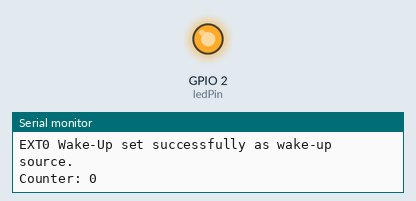
Simulated run of this sketch. Board: ESP32. Shown: output pins drawn as LEDs (lit = HIGH), the last lines printed to the serial monitor.

Above: at 2.5 s.
At 5.7 s:
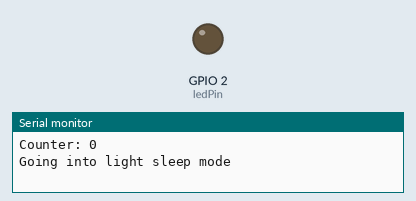
Timing chart, 0 to 8.5 s (numbered marks = the images above):
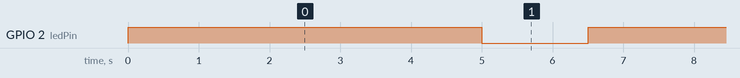

The sketch:

light_sleep_ext0.ino
```cpp
/*********
  Rui Santos & Sara Santos - Random Nerd Tutorials
  Complete project details at https://RandomNerdTutorials.com/esp32-light-sleep-arduino/
*********/

int counter = 0;
const int ledPin = 2;            // GPIO pin for onboard LED
#define buttonPin  GPIO_NUM_27   // Connect a pushbutton to GPIO 27

void setup() {
    Serial.begin(115200);
    pinMode(ledPin, OUTPUT);
    pinMode(buttonPin, INPUT_PULLDOWN); // pull-down resistor

    // Enable wake-up by EXT0 using the button on GPIO 27
    esp_err_t result = esp_sleep_enable_ext0_wakeup(buttonPin, 1); // 1 = wake up on HIGH signal

    if (result == ESP_OK) {
        Serial.println("EXT0 Wake-Up set successfully as wake-up source.");
    } else {
        Serial.println("Failed to set EXT0 Wake-Up as wake-up source.");
    }
}

void loop() {
    Serial.printf("Counter: %d\n", counter);
    counter++;

    digitalWrite(ledPin, HIGH); // LED on to indicate wake-up
    delay(5000);
    digitalWrite(ledPin, LOW);  // Turn off LED before going to sleep

    Serial.println("Going into light sleep mode");
    delay(500);
    esp_light_sleep_start();    // Enter light sleep
    Serial.println("Returning from light sleep");
}
```

Measured:
- by itself, GPIO 2 (ledPin): alternates HIGH for 5.0 s and LOW for 1.5 s
